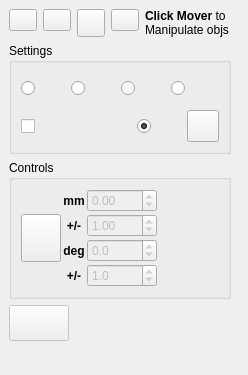
<?xml version="1.0" encoding="UTF-8"?>
<ui version="4.0">
 <class>DockWidget</class>
 <widget class="QDockWidget" name="DockWidget">
  <property name="geometry">
   <rect>
    <x>0</x>
    <y>0</y>
    <width>248</width>
    <height>375</height>
   </rect>
  </property>
  <property name="windowIcon">
   <iconset>
    <normaloff>Move_purple.png</normaloff>Move_purple.png</iconset>
  </property>
  <property name="toolTip">
   <string notr="true">Mover Tools</string>
  </property>
  <property name="layoutDirection">
   <enum>Qt::LeftToRight</enum>
  </property>
  <property name="features">
   <set>QDockWidget::DockWidgetFloatable|QDockWidget::DockWidgetMovable</set>
  </property>
  <property name="allowedAreas">
   <set>Qt::LeftDockWidgetArea|Qt::RightDockWidgetArea</set>
  </property>
  <property name="windowTitle">
   <string notr="true" extracomment="kicad StepUp 3D tools">Mover Tools</string>
  </property>
  <widget class="QWidget" name="dockWidgetContents">
   <layout class="QGridLayout" name="gridLayout_4">
    <item row="0" column="1" rowspan="2">
     <spacer name="horizontalSpacer">
      <property name="orientation">
       <enum>Qt::Horizontal</enum>
      </property>
      <property name="sizeHint" stdset="0">
       <size>
        <width>468</width>
        <height>20</height>
       </size>
      </property>
     </spacer>
    </item>
    <item row="0" column="0">
     <layout class="QGridLayout" name="gridLayout_3">
      <item row="0" column="0" alignment="Qt::AlignTop">
       <widget class="QPushButton" name="dock_float">
        <property name="maximumSize">
         <size>
          <width>28</width>
          <height>28</height>
         </size>
        </property>
        <property name="toolTip">
         <string notr="true">un-dock (floating)</string>
        </property>
        <property name="text">
         <string notr="true"/>
        </property>
        <property name="icon">
         <iconset>
          <normaloff>un_dock.png</normaloff>un_dock.png</iconset>
        </property>
        <property name="iconSize">
         <size>
          <width>24</width>
          <height>24</height>
         </size>
        </property>
       </widget>
      </item>
      <item row="0" column="1" alignment="Qt::AlignTop">
       <widget class="QPushButton" name="dock_minimize">
        <property name="maximumSize">
         <size>
          <width>28</width>
          <height>28</height>
         </size>
        </property>
        <property name="toolTip">
         <string notr="true">minimize</string>
        </property>
        <property name="text">
         <string notr="true"/>
        </property>
        <property name="icon">
         <iconset>
          <normaloff>minimize.png</normaloff>minimize.png</iconset>
        </property>
        <property name="iconSize">
         <size>
          <width>24</width>
          <height>24</height>
         </size>
        </property>
       </widget>
      </item>
      <item row="0" column="2" alignment="Qt::AlignTop">
       <widget class="QPushButton" name="Help_Mover">
        <property name="minimumSize">
         <size>
          <width>28</width>
          <height>28</height>
         </size>
        </property>
        <property name="maximumSize">
         <size>
          <width>28</width>
          <height>28</height>
         </size>
        </property>
        <property name="toolTip">
         <string notr="true">Help on Mover Manipulator</string>
        </property>
        <property name="text">
         <string notr="true"/>
        </property>
        <property name="icon">
         <iconset>
          <normaloff>help.png</normaloff>help.png</iconset>
        </property>
        <property name="iconSize">
         <size>
          <width>24</width>
          <height>24</height>
         </size>
        </property>
        <property name="checkable">
         <bool>false</bool>
        </property>
        <property name="checked">
         <bool>false</bool>
        </property>
       </widget>
      </item>
      <item row="0" column="3" alignment="Qt::AlignTop">
       <widget class="QPushButton" name="close">
        <property name="maximumSize">
         <size>
          <width>28</width>
          <height>28</height>
         </size>
        </property>
        <property name="toolTip">
         <string notr="true">close</string>
        </property>
        <property name="text">
         <string notr="true"/>
        </property>
        <property name="icon">
         <iconset>
          <normaloff>closeW.png</normaloff>closeW.png</iconset>
        </property>
        <property name="iconSize">
         <size>
          <width>24</width>
          <height>24</height>
         </size>
        </property>
       </widget>
      </item>
      <item row="0" column="4">
       <widget class="QLabel" name="Label">
        <property name="sizePolicy">
         <sizepolicy hsizetype="Preferred" vsizetype="Minimum">
          <horstretch>0</horstretch>
          <verstretch>0</verstretch>
         </sizepolicy>
        </property>
        <property name="minimumSize">
         <size>
          <width>3</width>
          <height>0</height>
         </size>
        </property>
        <property name="toolTip">
         <string notr="true">Mover Tools
Click on Mover button
to enable object Manipulation</string>
        </property>
        <property name="text">
         <string notr="true">&lt;html&gt;&lt;head/&gt;&lt;body&gt;&lt;p&gt;&lt;span style=&quot; font-weight:600;&quot;&gt;Click Mover&lt;/span&gt; to&lt;br/&gt;Manipulate objs&lt;/p&gt;&lt;/body&gt;&lt;/html&gt;</string>
        </property>
       </widget>
      </item>
     </layout>
    </item>
    <item row="2" column="0">
     <widget class="QGroupBox" name="Controls_Group">
      <property name="toolTip">
       <string notr="true">Controls</string>
      </property>
      <property name="title">
       <string notr="true">Controls</string>
      </property>
      <layout class="QGridLayout" name="gridLayout">
       <item row="0" column="0">
        <layout class="QGridLayout" name="gridLayout_8">
         <property name="sizeConstraint">
          <enum>QLayout::SetDefaultConstraint</enum>
         </property>
         <property name="spacing">
          <number>2</number>
         </property>
         <item row="0" column="0">
          <widget class="QPushButton" name="Confirm_Move">
           <property name="minimumSize">
            <size>
             <width>36</width>
             <height>36</height>
            </size>
           </property>
           <property name="maximumSize">
            <size>
             <width>48</width>
             <height>48</height>
            </size>
           </property>
           <property name="toolTip">
            <string notr="true">Mover button
Click it to enable
Move/Rotation</string>
           </property>
           <property name="text">
            <string notr="true"/>
           </property>
           <property name="icon">
            <iconset>
             <normaloff>Move_purple.png</normaloff>Move_purple.png</iconset>
           </property>
           <property name="iconSize">
            <size>
             <width>28</width>
             <height>28</height>
            </size>
           </property>
           <property name="checkable">
            <bool>true</bool>
           </property>
           <property name="checked">
            <bool>false</bool>
           </property>
          </widget>
         </item>
         <item row="0" column="1">
          <layout class="QGridLayout" name="gridLayout_10">
           <property name="spacing">
            <number>2</number>
           </property>
           <item row="3" column="2">
            <widget class="QDoubleSpinBox" name="DS_RotateInput">
             <property name="enabled">
              <bool>false</bool>
             </property>
             <property name="minimumSize">
              <size>
               <width>70</width>
               <height>0</height>
              </size>
             </property>
             <property name="toolTip">
              <string notr="true">rotate (+/- deg)</string>
             </property>
             <property name="decimals">
              <number>1</number>
             </property>
             <property name="minimum">
              <double>-180.000000000000000</double>
             </property>
             <property name="maximum">
              <double>180.000000000000000</double>
             </property>
            </widget>
           </item>
           <item row="1" column="1">
            <widget class="QLabel" name="label">
             <property name="font">
              <font>
               <weight>75</weight>
               <bold>true</bold>
              </font>
             </property>
             <property name="toolTip">
              <string notr="true"/>
             </property>
             <property name="text">
              <string notr="true">mm</string>
             </property>
             <property name="alignment">
              <set>Qt::AlignCenter</set>
             </property>
            </widget>
           </item>
           <item row="5" column="2">
            <widget class="QDoubleSpinBox" name="DS_RotateInput_Delta">
             <property name="enabled">
              <bool>false</bool>
             </property>
             <property name="minimumSize">
              <size>
               <width>70</width>
               <height>0</height>
              </size>
             </property>
             <property name="toolTip">
              <string notr="true">rotation
increment</string>
             </property>
             <property name="decimals">
              <number>1</number>
             </property>
             <property name="minimum">
              <double>0.100000000000000</double>
             </property>
             <property name="maximum">
              <double>180.000000000000000</double>
             </property>
             <property name="value">
              <double>1.000000000000000</double>
             </property>
            </widget>
           </item>
           <item row="3" column="1">
            <widget class="QLabel" name="label_2">
             <property name="font">
              <font>
               <weight>75</weight>
               <bold>true</bold>
              </font>
             </property>
             <property name="toolTip">
              <string notr="true"/>
             </property>
             <property name="text">
              <string notr="true">deg</string>
             </property>
             <property name="alignment">
              <set>Qt::AlignCenter</set>
             </property>
            </widget>
           </item>
           <item row="1" column="2">
            <widget class="QDoubleSpinBox" name="DS_MoveInput">
             <property name="enabled">
              <bool>false</bool>
             </property>
             <property name="minimumSize">
              <size>
               <width>70</width>
               <height>0</height>
              </size>
             </property>
             <property name="maximumSize">
              <size>
               <width>16777215</width>
               <height>16777215</height>
              </size>
             </property>
             <property name="toolTip">
              <string notr="true">translate (+/- mm)</string>
             </property>
             <property name="decimals">
              <number>2</number>
             </property>
             <property name="minimum">
              <double>-999.000000000000000</double>
             </property>
             <property name="maximum">
              <double>999.000000000000000</double>
             </property>
            </widget>
           </item>
           <item row="5" column="1">
            <widget class="QLabel" name="label_3">
             <property name="font">
              <font>
               <weight>75</weight>
               <bold>true</bold>
              </font>
             </property>
             <property name="toolTip">
              <string notr="true">rotation
increment</string>
             </property>
             <property name="text">
              <string notr="true">+/-</string>
             </property>
             <property name="alignment">
              <set>Qt::AlignCenter</set>
             </property>
            </widget>
           </item>
           <item row="2" column="1">
            <widget class="QLabel" name="label_4">
             <property name="font">
              <font>
               <weight>75</weight>
               <bold>true</bold>
              </font>
             </property>
             <property name="toolTip">
              <string notr="true">translation
increment</string>
             </property>
             <property name="statusTip">
              <string notr="true"/>
             </property>
             <property name="whatsThis">
              <string notr="true"/>
             </property>
             <property name="text">
              <string notr="true">+/-</string>
             </property>
             <property name="alignment">
              <set>Qt::AlignCenter</set>
             </property>
            </widget>
           </item>
           <item row="2" column="2">
            <widget class="QDoubleSpinBox" name="DS_MoveInput_Delta">
             <property name="enabled">
              <bool>false</bool>
             </property>
             <property name="minimumSize">
              <size>
               <width>70</width>
               <height>0</height>
              </size>
             </property>
             <property name="maximumSize">
              <size>
               <width>16777215</width>
               <height>16777215</height>
              </size>
             </property>
             <property name="toolTip">
              <string notr="true">translation
increment</string>
             </property>
             <property name="decimals">
              <number>2</number>
             </property>
             <property name="minimum">
              <double>0.010000000000000</double>
             </property>
             <property name="maximum">
              <double>500.000000000000000</double>
             </property>
             <property name="value">
              <double>1.000000000000000</double>
             </property>
            </widget>
           </item>
          </layout>
         </item>
        </layout>
       </item>
       <item row="0" column="1">
        <spacer name="horizontalSpacer_2">
         <property name="orientation">
          <enum>Qt::Horizontal</enum>
         </property>
         <property name="sizeHint" stdset="0">
          <size>
           <width>40</width>
           <height>20</height>
          </size>
         </property>
        </spacer>
       </item>
      </layout>
     </widget>
    </item>
    <item row="4" column="0">
     <spacer name="verticalSpacer">
      <property name="orientation">
       <enum>Qt::Vertical</enum>
      </property>
      <property name="sizeHint" stdset="0">
       <size>
        <width>20</width>
        <height>2</height>
       </size>
      </property>
     </spacer>
    </item>
    <item row="1" column="0">
     <widget class="QGroupBox" name="ReferenceGroup">
      <property name="toolTip">
       <string notr="true">Settings</string>
      </property>
      <property name="title">
       <string notr="true">Settings</string>
      </property>
      <layout class="QGridLayout" name="gridLayout_2">
       <item row="0" column="0" colspan="2">
        <layout class="QGridLayout" name="gridLayout_9">
         <property name="spacing">
          <number>2</number>
         </property>
         <item row="0" column="3">
          <widget class="QRadioButton" name="rbZ">
           <property name="minimumSize">
            <size>
             <width>48</width>
             <height>32</height>
            </size>
           </property>
           <property name="toolTip">
            <string notr="true">move/rotate on Z Axis</string>
           </property>
           <property name="text">
            <string notr="true"/>
           </property>
           <property name="icon">
            <iconset>
             <normaloff>Z-axis.png</normaloff>Z-axis.png</iconset>
           </property>
           <property name="iconSize">
            <size>
             <width>26</width>
             <height>26</height>
            </size>
           </property>
          </widget>
         </item>
         <item row="0" column="2">
          <widget class="QRadioButton" name="rbY">
           <property name="minimumSize">
            <size>
             <width>48</width>
             <height>32</height>
            </size>
           </property>
           <property name="toolTip">
            <string notr="true">move/rotate on Y Axis</string>
           </property>
           <property name="text">
            <string notr="true"/>
           </property>
           <property name="icon">
            <iconset>
             <normaloff>Y-axis.png</normaloff>Y-axis.png</iconset>
           </property>
           <property name="iconSize">
            <size>
             <width>26</width>
             <height>26</height>
            </size>
           </property>
          </widget>
         </item>
         <item row="0" column="1">
          <widget class="QRadioButton" name="rbX">
           <property name="minimumSize">
            <size>
             <width>48</width>
             <height>32</height>
            </size>
           </property>
           <property name="toolTip">
            <string notr="true">move/rotate on X Axis</string>
           </property>
           <property name="text">
            <string notr="true"/>
           </property>
           <property name="icon">
            <iconset>
             <normaloff>X-axis.png</normaloff>X-axis.png</iconset>
           </property>
           <property name="iconSize">
            <size>
             <width>26</width>
             <height>26</height>
            </size>
           </property>
           <property name="checked">
            <bool>false</bool>
           </property>
          </widget>
         </item>
         <item row="0" column="0">
          <widget class="QRadioButton" name="rbAxis">
           <property name="minimumSize">
            <size>
             <width>48</width>
             <height>32</height>
            </size>
           </property>
           <property name="toolTip">
            <string notr="true">move/rotate on Selected Axis</string>
           </property>
           <property name="text">
            <string notr="true"/>
           </property>
           <property name="icon">
            <iconset>
             <normaloff>Rotate-Axis.png</normaloff>Rotate-Axis.png</iconset>
           </property>
           <property name="iconSize">
            <size>
             <width>26</width>
             <height>26</height>
            </size>
           </property>
           <property name="checked">
            <bool>true</bool>
           </property>
          </widget>
         </item>
        </layout>
       </item>
       <item row="1" column="0">
        <layout class="QGridLayout" name="gridLayout_14">
         <property name="spacing">
          <number>2</number>
         </property>
         <item row="0" column="0">
          <widget class="QCheckBox" name="cbHierarchy">
           <property name="minimumSize">
            <size>
             <width>48</width>
             <height>32</height>
            </size>
           </property>
           <property name="maximumSize">
            <size>
             <width>64</width>
             <height>128</height>
            </size>
           </property>
           <property name="toolTip">
            <string notr="true">Move/Rotate App::Part and Body
hierarchy</string>
           </property>
           <property name="text">
            <string notr="true"/>
           </property>
           <property name="icon">
            <iconset>
             <normaloff>hierarchy.png</normaloff>hierarchy.png</iconset>
           </property>
           <property name="iconSize">
            <size>
             <width>26</width>
             <height>26</height>
            </size>
           </property>
           <property name="checked">
            <bool>false</bool>
           </property>
          </widget>
         </item>
         <item row="0" column="1">
          <spacer name="horizontalSpacer_3">
           <property name="orientation">
            <enum>Qt::Horizontal</enum>
           </property>
           <property name="sizeHint" stdset="0">
            <size>
             <width>40</width>
             <height>20</height>
            </size>
           </property>
          </spacer>
         </item>
        </layout>
       </item>
       <item row="1" column="1">
        <layout class="QGridLayout" name="gridLayout_15">
         <property name="spacing">
          <number>2</number>
         </property>
         <item row="0" column="1">
          <widget class="QPushButton" name="ViewAlign">
           <property name="enabled">
            <bool>true</bool>
           </property>
           <property name="minimumSize">
            <size>
             <width>32</width>
             <height>32</height>
            </size>
           </property>
           <property name="maximumSize">
            <size>
             <width>32</width>
             <height>32</height>
            </size>
           </property>
           <property name="toolTip">
            <string notr="true">Align View to the selected Face</string>
           </property>
           <property name="text">
            <string notr="true"/>
           </property>
           <property name="icon">
            <iconset>
             <normaloff>face_view.png</normaloff>face_view.png</iconset>
           </property>
           <property name="iconSize">
            <size>
             <width>24</width>
             <height>24</height>
            </size>
           </property>
           <property name="checkable">
            <bool>false</bool>
           </property>
           <property name="checked">
            <bool>false</bool>
           </property>
          </widget>
         </item>
         <item row="0" column="0">
          <widget class="QRadioButton" name="rbOneObj">
           <property name="minimumSize">
            <size>
             <width>48</width>
             <height>32</height>
            </size>
           </property>
           <property name="toolTip">
            <string notr="true">Single Object
select Face or Edge to Move/Rotate object</string>
           </property>
           <property name="text">
            <string notr="true"/>
           </property>
           <property name="icon">
            <iconset>
             <normaloff>one_obj.png</normaloff>one_obj.png</iconset>
           </property>
           <property name="iconSize">
            <size>
             <width>26</width>
             <height>26</height>
            </size>
           </property>
           <property name="checked">
            <bool>true</bool>
           </property>
          </widget>
         </item>
        </layout>
       </item>
      </layout>
     </widget>
    </item>
    <item row="3" column="0">
     <widget class="QPushButton" name="Undo_Move">
      <property name="enabled">
       <bool>false</bool>
      </property>
      <property name="minimumSize">
       <size>
        <width>48</width>
        <height>36</height>
       </size>
      </property>
      <property name="maximumSize">
       <size>
        <width>60</width>
        <height>48</height>
       </size>
      </property>
      <property name="toolTip">
       <string notr="true">Undo last action</string>
      </property>
      <property name="text">
       <string notr="true"/>
      </property>
      <property name="icon">
       <iconset>
        <normaloff>Undo.png</normaloff>Undo.png</iconset>
      </property>
      <property name="iconSize">
       <size>
        <width>24</width>
        <height>24</height>
       </size>
      </property>
      <property name="checkable">
       <bool>false</bool>
      </property>
      <property name="checked">
       <bool>false</bool>
      </property>
     </widget>
    </item>
   </layout>
  </widget>
 </widget>
 <tabstops>
  <tabstop>dock_float</tabstop>
  <tabstop>dock_minimize</tabstop>
  <tabstop>close</tabstop>
  <tabstop>Confirm_Move</tabstop>
 </tabstops>
 <resources/>
 <connections/>
</ui>
